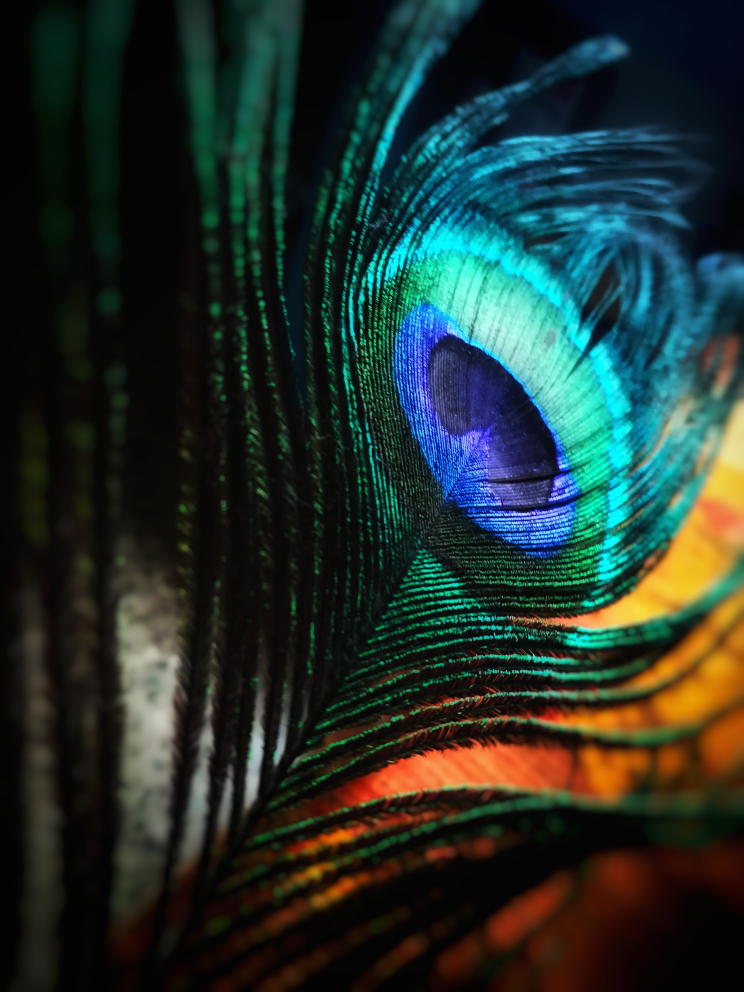
#> input picture resim1.jpg, 2976 x 3968 px (shown at 1/4 size)
$ python file1.py
#> lines starting #> are read from the running program, lines starting #| are printed output that depends on the picture
import cv2

# resim dosyasını okuyoruz
img=cv2.imread("resim1.jpg",-1)
#> img is the input picture: shape (3968, 2976, 3); mean B, G, R 43.8, 49.1, 34.4

# -1 Loads a color image. Any transparency of image will neglacted
#  0 Loads image in grayscale mod
#  1 Loads image as such including alpha channel


# resimin oranını bozmadan küçültmek için kullanılır.
img=cv2.resize(img,(0,0),fx=0.1,fy=0.1)
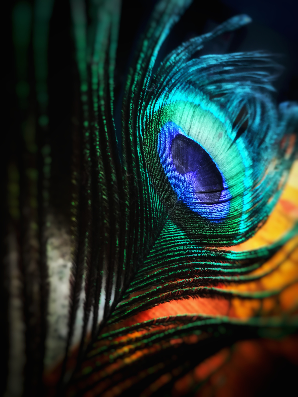
#> img: shape (397, 298, 3); mean B, G, R 43.9, 49.1, 34.5

print(img.shape)
#| (397, 298, 3)
# (en,boy,channel)

# Resimi istediğmiz boyuta getirmek için kullanılır 300x400
#img=cv2.resize(img,(300,400))


# resimi 90 derece döndürür
img=cv2.rotate(img,cv2.ROTATE_90_CLOCKWISE)
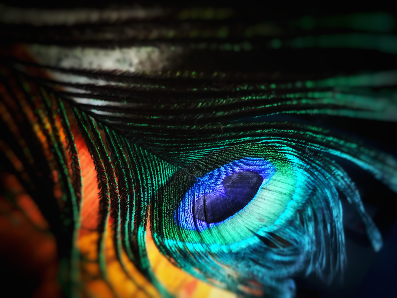
#> img: shape (298, 397, 3); mean B, G, R 43.9, 49.1, 34.5


# program ismi ve resim değişkenini alır
cv2.imshow("Name of Program",img)


# herhangi bir tuşa basılana kadar beklemesi gereken süre
# eğer değer yerine 0 yazılırsa hernagi bir tuşa basana kadar bekler
cv2.waitKey(0)

# open cv nin açtığı tüm ekranlası kapatır
cv2.destroyAllWindows()
